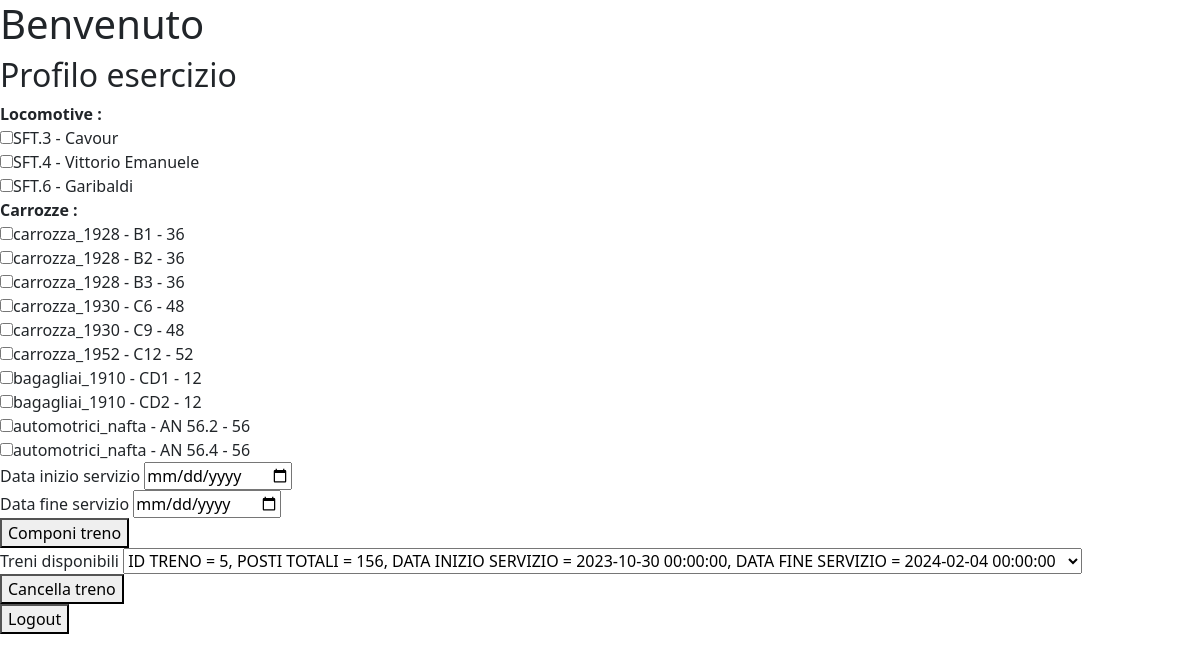
The page /train_station/utenteComposizione.php on the database its author committed.
### tables this page shows
CREATE TABLE `locomotiva` (
  `id_locomotiva` int(11) NOT NULL AUTO_INCREMENT,
  `tipo_locomotiva` varchar(45) NOT NULL,
  PRIMARY KEY (`id_locomotiva`)
);

CREATE TABLE `carrozza` (
  `id_carrozza` int(11) NOT NULL AUTO_INCREMENT,
  `serie_carrozza` varchar(45) NOT NULL,
  `tipo_carrozza` varchar(45) NOT NULL,
  `numero_posti` int(11) NOT NULL,
  PRIMARY KEY (`id_carrozza`)
);

### train_station/utenteComposizione.php (the view, shortened to what this page needs)
<!DOCTYPE html>
<html>
<head>
    <link href="https://cdn.jsdelivr.net/npm/bootstrap@5.3.2/dist/css/bootstrap.min.css" rel="stylesheet">
</head>
<body>
    <?php
    include "./connessionePDO.php";
    $nome = isset($_SESSION['nome']) ? $_SESSION['nome'] : '';
    $cognome = isset($_SESSION['cognome']) ? $_SESSION['cognome'] : '';
    ?>
    <header>
        <h1>Benvenuto <?php echo $nome . ' ' . $cognome; ?></h1>
        <h2>Profilo esercizio</h2>
    </header>
    <form action="./utenteComposizione.php" method="POST">
        <div class="form-group">
            <strong><label>Locomotive :</label></strong><br>
            <?php
            $sql = "SELECT * FROM locomotiva";
            $result = $db->query($sql);
            if ($result->rowCount() > 0) {
                while ($row = $result->fetch(PDO::FETCH_ASSOC)) {
                    echo '<label><input type="checkbox" name="id_locomotiva[]" value="' . intval($row["id_locomotiva"]) . '">' . htmlspecialchars($row["tipo_locomotiva"]) . '</label><br>';
                }
            }
            ?>
        </div>
        <div class="form-group">
            <strong><label>Carrozze :</label></strong><br>
            <?php
            $sql = "SELECT * FROM carrozza";
            $result = $db->query($sql);
            if ($result->rowCount() > 0) {
                while ($row = $result->fetch(PDO::FETCH_ASSOC)) {
                    echo '<label><input type="checkbox" name="id_carrozza[]" value="' . intval($row["id_carrozza"]) . '">' . htmlspecialchars($row["serie_carrozza"] . ' - ' . $row["tipo_carrozza"] . ' - ' . $row["numero_posti"]) . '</label><br>';
                }
            }
            ?>
        </div>
        <div class="form-group">
            <label for="data_inizio_servizio">Data inizio servizio</label>
            <input type="date" id="data_inizio_servizio" name="data_inizio_servizio" required>
        </div>
        <div class="form-group">
            <label for="data_fine_servizio">Data fine servizio</label>
            <input type="date" id="data_fine_servizio" name="data_fine_servizio" required>
        </div>
        <button type="submit">Componi treno</button>
    </form>
    <form action="./utenteComposizioneCheckDelete.php" method="POST">
        <label for="treni">Treni disponibili</label>
        <select name="treni">
            <?php
            $sql = "SELECT ct.id_treno, ct.id_carrozze, ct.id_locomotive, ct.numero_posti_totale, ct.data_inizio_servizio, ct.data_fine_servizio
                            FROM composizione_treno ct;";
            $result = $db->query($sql);
            if ($result->rowCount() > 0) {
                while ($row = $result->fetch(PDO::FETCH_ASSOC)) {
                    echo '<option value="' . intval($row["id_treno"]) . '"> '
                        . 'ID TRENO =  ' . htmlspecialchars($row["id_treno"])
                        . ', POSTI TOTALI = ' . htmlspecialchars($row["numero_posti_totale"])
                        . ', DATA INIZIO SERVIZIO = ' . htmlspecialchars($row["data_inizio_servizio"])
                        . ', DATA FINE SERVIZIO = ' . htmlspecialchars($row["data_fine_servizio"])
                        . '</option>';
                }
            }
            ?>
        </select><br>
        <button type="submit">Cancella treno</button><br>
    </form>
    <a href="./out.php"><button>Logout</button></a><br>
</body>
</html>

### rows shown on the page
locomotiva: tipo_locomotiva "SFT.3 - Cavour"
locomotiva: tipo_locomotiva "SFT.4 - Vittorio Emanuele"
locomotiva: tipo_locomotiva "SFT.6 - Garibaldi"
carrozza: serie_carrozza+tipo_carrozza+numero_posti "carrozza_1928 - B1 - 36"
carrozza: serie_carrozza+tipo_carrozza+numero_posti "carrozza_1928 - B2 - 36"
carrozza: serie_carrozza+tipo_carrozza+numero_posti "carrozza_1928 - B3 - 36"
carrozza: serie_carrozza+tipo_carrozza+numero_posti "carrozza_1930 - C6 - 48"
carrozza: serie_carrozza+tipo_carrozza+numero_posti "carrozza_1930 - C9 - 48"
carrozza: serie_carrozza+tipo_carrozza+numero_posti "carrozza_1952 - C12 - 52"
carrozza: serie_carrozza+tipo_carrozza+numero_posti "bagagliai_1910 - CD1 - 12"
carrozza: serie_carrozza+tipo_carrozza+numero_posti "bagagliai_1910 - CD2 - 12"
carrozza: serie_carrozza+tipo_carrozza+numero_posti "automotrici_nafta - AN 56.2 - 56"
carrozza: serie_carrozza+tipo_carrozza+numero_posti "automotrici_nafta - AN 56.4 - 56"
